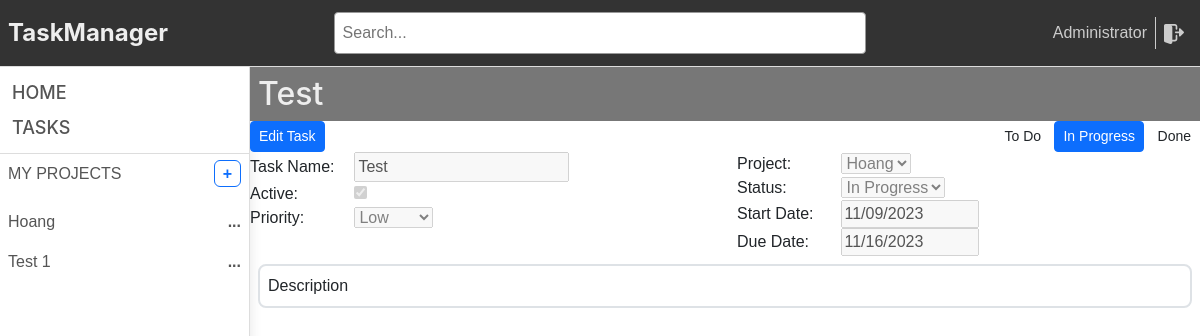
Before: /tasks/2 (signed in) with the older database file.
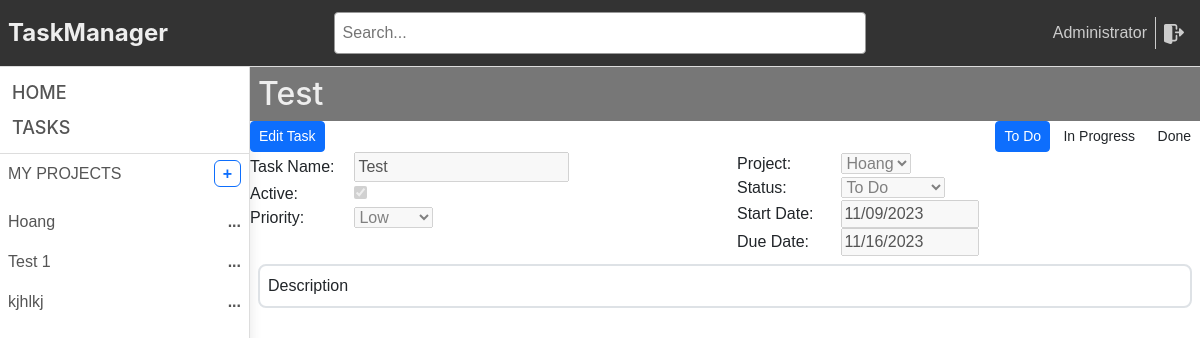
After: the same page with the newer database file.
### task_management/models.py (models this page shows, shortened)
class Project(db.Model):
    __tablename__ = 'project'
    id = db.Column(db.Integer, primary_key=True)
    name = db.Column(db.String(255))
    description = db.Column(db.Text)
    status = db.Column(db.String(100))
    active = db.Column(db.Boolean, default=True)
    sequence = db.Column(db.Integer)
    manager_id = db.Column(db.Integer, db.ForeignKey('user.id'))
    date_start = db.Column(db.Date)
    date_end = db.Column(db.Date)
    created_at = db.Column(db.DateTime, default=db.func.current_timestamp())
    updated_at = db.Column(db.DateTime, default=db.func.current_timestamp())
    create_uid = db.Column(db.Integer, default=0)
    write_uid = db.Column(db.Integer, default=0)
    tasks = db.relationship('Task', backref='project')
    progress = db.Column(db.Float)

class Task(db.Model):
    __tablename__ = 'task'
    id = db.Column(db.Integer, primary_key=True)
    project_id = db.Column(db.Integer, db.ForeignKey('project.id'))
    user_id = db.Column(db.Integer, db.ForeignKey('user.id'))
    status = db.Column(db.String(100))
    name = db.Column(db.String(255))
    description = db.Column(db.Text)
    active = db.Column(db.Boolean, default=True)
    priority = db.Column(db.Integer)
    sequence = db.Column(db.Integer)
    date_start = db.Column(db.Date)
    date_end = db.Column(db.Date)
    created_at = db.Column(db.DateTime, default=db.func.current_timestamp())
    updated_at = db.Column(db.DateTime, default=db.func.current_timestamp())

### task_management/task/views.py (the view)
@task_blueprint.route('/<int:task_id>')
@login_required
def task_by_id(task_id: int):
    task = Task.query.get(task_id)
    return index(task_id=task)

### task_management/models.py (called while the page is built)
@login_manager.user_loader
def load_user(user_id):
    return User.query.get(int(user_id))

### task_management/routes.py (called while the page is built)
def login_required(f):
    @wraps(f)
    def decorated_function(*args, **kwargs):
        if not current_user.is_authenticated:
            return redirect(url_for('login'))
        return f(*args, **kwargs)
    return decorated_function

@app.route('/')
@login_required
def index(project_id=None, task_list=None, task_id=None):
    projects = Project.query.filter(Project.manager_id == current_user.id).all()
    mode = session.get('mode', '')
    if session.get('active_project_id'):
        project_id = Project.query.get(session.get('active_project_id'))
    return render_template('index.html',
                           projects=projects,
                           mode=mode,
                           active_project_id=project_id,
                           task_id=task_id,
                           task_list=task_list)

### task_management/templates/index.html (shortened to what this page needs)
<!DOCTYPE html>
<html lang="en">
<head>
    <link rel="stylesheet" href="https://cdn.jsdelivr.net/npm/bootstrap@5.2.3/dist/css/bootstrap.min.css"
>
    <link href="{{ url_for('static', filename='css/styles.css') }}" rel="stylesheet" type="text/css">
    <link href="{{ url_for('static', filename='css/default.css') }}" rel="stylesheet" type="text/css">
</head>
<body style="height: 100vh;max-height: 100%">
<div style="background: white" class="d-flex flex-column h-100">
    {% include 'header.html' %}
    <div class="d-flex" style="flex: 1;overflow: hidden">
        {% include 'sidebar.html' %}
        {% include 'content.html' %}
    </div>
</div>
</body>
</html>

### task_management/templates/sidebar.html (shortened to what this page needs)
<div class="sidebar box-shadow">
    <div class="d-flex flex-column justify-content-between p-2"
         style="border-bottom: 1px solid #dddddd">
        <div class="sidebar-item">
            Home
        </div>
        <a href="{{ url_for('tasks.tasks') }}">
            <div class="sidebar-item">
                Tasks
            </div>
        </a>
    </div>
    <div class="sidebar-content">
        <div id="my-projects" class="m-1 p-1 d-flex justify-content-between sidebar-content-header">
            <span>my projects</span>
            <a href="{{ url_for('projects.new_project') }}">
                <span class="add-project border border-primary py-1 px-2 rounded-2">
                    +
                </span>
            </a>
        </div>
        <div class="project-list">
            {% for project in projects %}
                {% if project.id == session.active_project_id %}
                    <div class="project-item active"
                         onclick="window.location.href='{{ url_for('projects.project_by_id', project_id=project.id) }}'">
                        <p>{{ project.name }}</p>
                        <span>...</span>
                    </div>
                {% else %}
                    <div class="project-item"
                         onclick="window.location.href='{{ url_for('projects.project_by_id', project_id=project.id) }}'">
                        <p>{{ project.name }}</p>
                        <span>...</span>
                    </div>
                {% endif %}
            {% endfor %}
        </div>
    </div>
</div>

### task_management/templates/content.html (shortened to what this page needs)
<div class="content" id="content-window">
    {% if task_id != None %}
        <div class="content-header">
            <h2>{{ task_id.name }}</h2>
        </div>
        <div class="d-flex justify-content-between">
            {% if mode != 'edit' %}
                <button class="btn btn-primary btn-sm" onclick="editTask({{ task_id.id }})">
                    Edit Task
                </button>
            {% endif %}
            <div>
                <button id="todo" class="btn {% if task_id.status == 'todo' %} btn-primary {% endif %} btn-sm"
                        onclick="updateTaskStatus('{{ task_id.id }}', 'todo')">
                    To Do
                </button>
                <button id="in-progress"
                        class="btn {% if task_id.status == 'in-progress' %} btn-primary {% endif %} btn-sm"
                        onclick="updateTaskStatus('{{ task_id.id }}', 'in-progress')">
                    In Progress
                </button>
                <button id="done" class="btn {% if task_id.status == 'done' %} btn-primary {% endif %} btn-sm"
                        onclick="updateTaskStatus('{{ task_id.id }}', 'done')">
                    Done
                </button>
            </div>
        </div>
        <div class="row">
            <div class="col-6 d-flex flex-column">
                <div>
                    <label for="name">Task Name:</label>
                    <input type="text" id="name" name="name" value="{{ task_id.name }}" {% if mode != 'edit' %}
                           disabled {% endif %}/>
                </div>
                <div>
                    <label for="active">Active:</label>
                    <input type="checkbox" id="active" name="active" {% if task_id.active %}
                           checked {% endif %} {% if mode != 'edit' %} disabled {% endif %}/>
                </div>
                <div>
                    <label for="priority">Priority:</label>
                    <select id="priority" name="priority" {% if mode != 'edit' %} disabled {% endif %}>
                        <option value="low" {% if task_id.priority == 'low' %} selected {% endif %}>Low</option>
                    </select>
                </div>
            </div>
            <div class="col-6 d-flex flex-column">
                <div>
                    <label for="project_id">Project:</label>
                    <select id="project_id" name="project_id" {% if mode != 'edit' %} disabled {% endif %}>
                        {% for project in projects %}
                            <option value="{{ project.id }}" >{{ project.name }}</option>
                        {% endfor %}
                    </select>
                </div>
                <div>
                    <label for="status">Status:</label>
                    <select id="status" name="status" {% if mode != 'edit' %} disabled {% endif %}>
                        <option value="todo" {% if task_id.status == 'todo' %} selected {% endif %}>To Do</option>
                        <option value="in-progress" {% if task_id.status == 'in-progress' %} selected {% endif %}>
                            In Progress
                        </option>
                    </select>
                </div>
                <div>
                    <label for="date_start">Start Date:</label>
                    <input type="date" id="date_start" name="date_start" value="{{ task_id.date_start }}"
                            {% if mode != 'edit' %} disabled {% endif %}/>
                </div>
                <div>
                    <label for="date_end">Due Date:</label>
                    <input type="date" id="date_end" name="date_end" value="{{ task_id.date_end }}"
                            {% if mode != 'edit' %} disabled {% endif %}/>
                </div>
            </div>
        </div>
        <div class="m-2 p-2 border border-2 rounded-3" id="description" contenteditable="{{ mode == 'edit' }}">
            {{ task_id.description or 'Description' }}
        </div>
    {% else %}
        <h3 class="font-inter p-2">
            No active project
        </h3>
    {% endif %}
</div>

Changed rows visible on the page:
added Project: name "kjhlkj"
changed Task "Test": status "In Progress" → "To Do"
